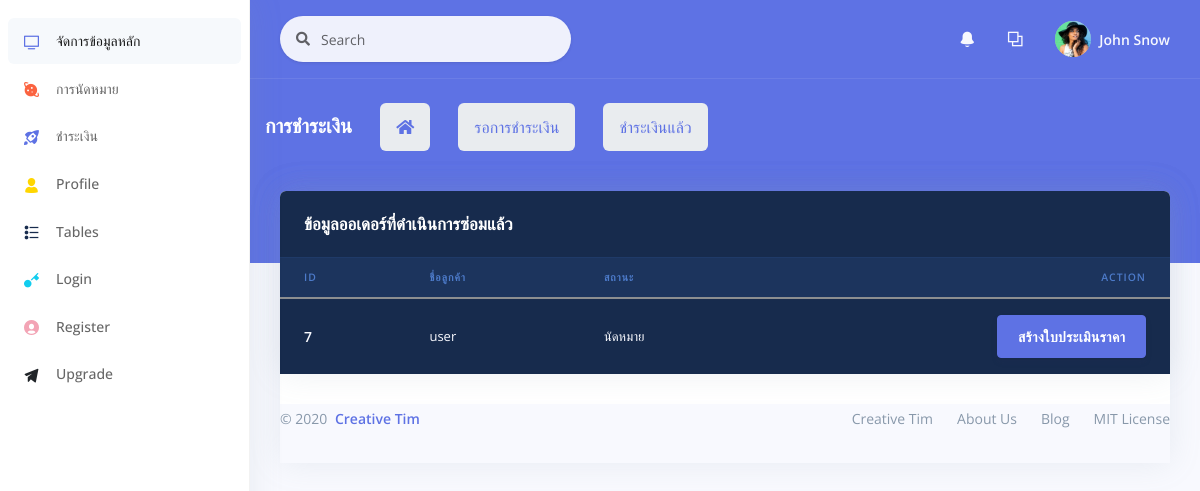
Screenshot of /backend/payment.php with the database file from the repository.
### tables this page shows
CREATE TABLE `orders` (
  `o_id` int(11) NOT NULL,
  `id_mem` int(11) NOT NULL,
  `o_mail` varchar(60) NOT NULL,
  `tel_mem` varchar(10) NOT NULL,
  `car_id` int(11) NOT NULL,
  `year_car` int(5) NOT NULL,
  `number_car` varchar(8) NOT NULL COMMENT 'ทะเบียนรถ',
  `mile` varchar(10) NOT NULL COMMENT 'ระยะไมล์',
  `sv_id` int(11) NOT NULL COMMENT 'ประเภทงานบริการ',
  `svst_id` int(11) NOT NULL COMMENT 'สถานะบริการ',
  `o_date` datetime(6) NOT NULL,
  `o_daterq` varchar(30) NOT NULL,
  `o_timerq` varchar(30) NOT NULL
);

CREATE TABLE `tb_mem` (
  `id_mem` int(11) NOT NULL,
  `name_mem` varchar(25) NOT NULL,
  `last_mem` varchar(25) NOT NULL,
  `userlevel` varchar(25) NOT NULL,
  `username` varchar(25) NOT NULL,
  `password` varchar(128) NOT NULL,
  `tel_mem` varchar(10) NOT NULL,
  `address_mem` varchar(150) NOT NULL
);

CREATE TABLE `serv_status` (
  `stsv_id` int(11) NOT NULL,
  `stsv_name` varchar(50) NOT NULL
);

### backend/payment.php (the view, shortened to what this page needs)
<?php
include "../conn.php";
$sql = "SELECT orders.o_id,tb_mem.name_mem,serv_status.stsv_name,orders.o_daterq,orders.o_timerq
FROM((orders INNER JOIN tb_mem on orders.id_mem=tb_mem.id_mem)
INNER JOIN serv_status on orders.svst_id=serv_status.stsv_id)
WHERE serv_status.stsv_id=2
ORDER BY orders.o_id;";
$result = mysqli_query($con, $sql);
?>
<!DOCTYPE html>
<html>
<head>
    <link rel="stylesheet" href="./assets/vendor/nucleo/css/nucleo.css" type="text/css">
    <link rel="stylesheet" href="./assets/vendor/@fortawesome/fontawesome-free/css/all.min.css" type="text/css">
    <link rel="stylesheet" href="./assets/css/argon.css?v=1.2.0" type="text/css">
</head>
<body>
    <?php
    include "object/sidebar.php";
    include "object/_nev.php";
    include "object/list_payment.php";
    ?>
    </div>
    </div>
    </div>
    </div>
    </div>
    <div class="container-fluid mt--6">
        <div class="row">
            <div class="col">
                <div class="card">
                    <div class="row">
                        <div class="col">
                            <div class="card bg-default shadow">
                                <div class="card-header bg-transparent border-0">
                                    <h3 class="text-white mb-0">ข้อมูลออเดอร์ที่ดำเนินการซ่อมแล้ว</h3>
                                </div>
                                <div class="table-responsive">
                                    <table class="table align-items-center table-dark table-flush">
                                        <thead class="thead-dark">
                                            <tr>
                                                <th scope="col" class="sort" data-sort="ID">ID</th>
                                                <th scope="col" class="sort" data-sort="name">ชื่อลูกค้า</th>
                                                <th scope="col" class="sort" data-sort="status">สถานะ</th>
                                                <th scope="col" class="text-right">Action</th>
                                            </tr>
                                        </thead>
                                        <tbody class="list">
                                            <?php
                                            while ($rs = mysqli_fetch_array($result)) {
                                                $o_id = $rs['o_id'];
                                                $stsv_name = $rs['stsv_name'];
                                                $name_mem = $rs['name_mem'];
                                            ?>
                                        <tbody class="list">
                                            <tr>
                                                <th scope="row">
                                                    <div class="media align-items-center">
                                                        <div class="media-body">
                                                            <span class="name mb-0 text-sm"><?php echo $o_id ?></span>
                                                        </div>
                                                    </div>
                                                </th>
                                                <td class="budget">
                                                    <?php echo $name_mem ?>
                                                </td>
                                                <td class="budget">
                                                    <?php echo $stsv_name ?>
                                                </td>
                                                <td class="text-right">
                                                    <a class="btn btn-primary" href="spare.php?o_id=<?=$o_id ?>">สร้างใบประเมินราคา</a>
                                                </td>
                                            </tr>
                                        <?php }
                                        ?>
                                        </tbody>
                                    </table>
                                </div>
                            </div>
                        </div>
                    </div>
                    <footer class="footer pt-0">
                        <div class="row align-items-center justify-content-lg-between">
                            <div class="col-lg-6">
                                <div class="copyright text-center  text-lg-left  text-muted">
                                    &copy; 2020 <a href="https://www.creative-tim.com" class="font-weight-bold ml-1" target="_blank">Creative Tim</a>
                                </div>
                            </div>
                            <div class="col-lg-6">
                                <ul class="nav nav-footer justify-content-center justify-content-lg-end">
                                    <li class="nav-item">
                                        <a href="https://www.creative-tim.com" class="nav-link" target="_blank">Creative Tim</a>
                                    </li>
                                    <li class="nav-item">
                                        <a href="https://www.creative-tim.com/presentation" class="nav-link" target="_blank">About Us</a>
                                    </li>
                                    <li class="nav-item">
                                        <a href="http://blog.creative-tim.com" class="nav-link" target="_blank">Blog</a>
                                    </li>
                                    <li class="nav-item">
                                        <a href="https://github.com/creativetimofficial/argon-dashboard/blob/master/LICENSE.md" class="nav-link" target="_blank">MIT License</a>
                                    </li>
                                </ul>
                            </div>
                        </div>
                    </footer>
                </div>
            </div>
</body>
</html>

### rows the page displays
orders: o_id "7", id_mem.name_mem "user", serv_status.stsv_name "นัดหมาย"
